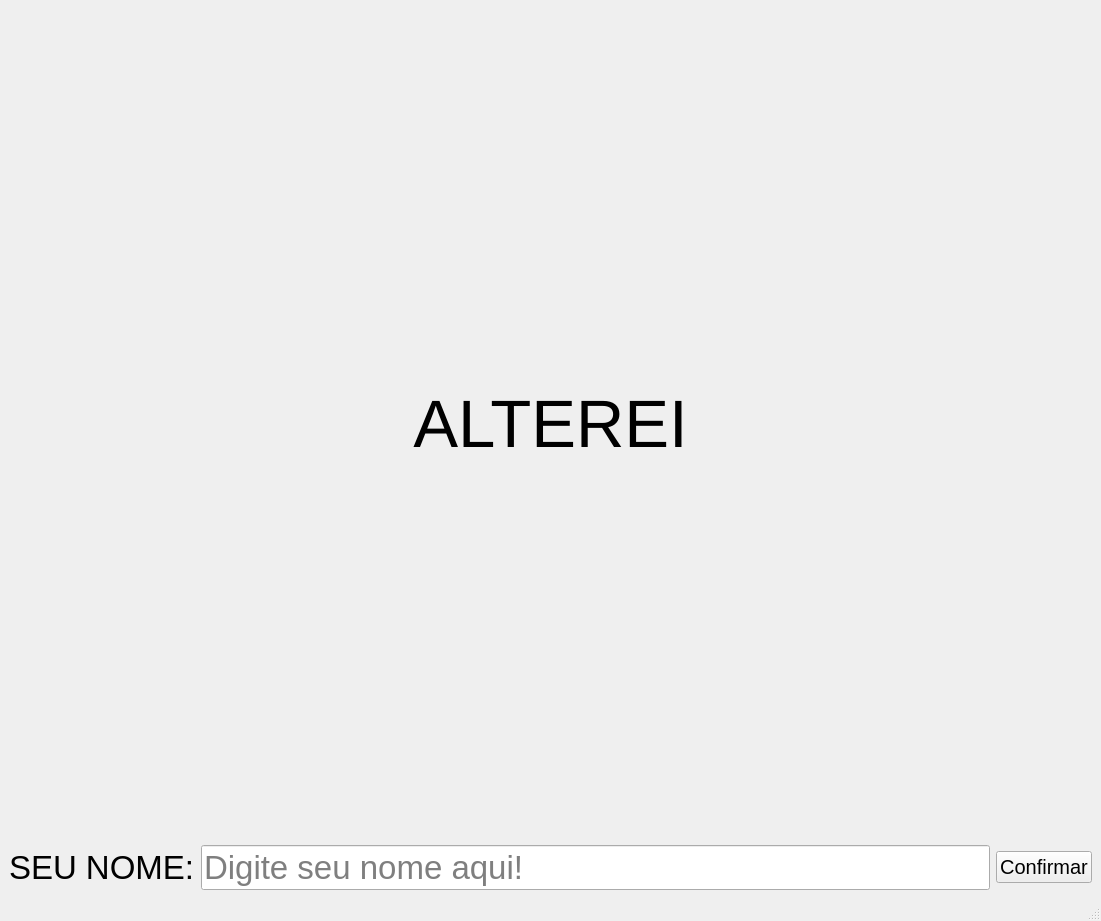
<?xml version="1.0" encoding="UTF-8"?>
<ui version="4.0">
 <class>MainWindow</class>
 <widget class="QMainWindow" name="MainWindow">
  <property name="geometry">
   <rect>
    <x>0</x>
    <y>0</y>
    <width>1101</width>
    <height>921</height>
   </rect>
  </property>
  <property name="windowTitle">
   <string>MainWindow</string>
  </property>
  <widget class="QWidget" name="centralwidget">
   <layout class="QVBoxLayout" name="verticalLayout">
    <item>
     <layout class="QGridLayout" name="gridLayout">
      <item row="0" column="1">
       <widget class="QLabel" name="labelResult">
        <property name="font">
         <font>
          <pointsize>50</pointsize>
         </font>
        </property>
        <property name="text">
         <string>ALTEREI</string>
        </property>
        <property name="alignment">
         <set>Qt::AlignmentFlag::AlignCenter</set>
        </property>
       </widget>
      </item>
      <item row="1" column="1">
       <layout class="QGridLayout" name="gridLayout_2">
        <item row="0" column="2">
         <widget class="QLineEdit" name="inputName">
          <property name="font">
           <font>
            <pointsize>25</pointsize>
           </font>
          </property>
          <property name="placeholderText">
           <string>Digite seu nome aqui!</string>
          </property>
         </widget>
        </item>
        <item row="0" column="1">
         <widget class="QLabel" name="labelName">
          <property name="font">
           <font>
            <pointsize>25</pointsize>
           </font>
          </property>
          <property name="text">
           <string>SEU NOME:</string>
          </property>
         </widget>
        </item>
        <item row="0" column="3">
         <widget class="QPushButton" name="confirmButton">
          <property name="font">
           <font>
            <pointsize>15</pointsize>
           </font>
          </property>
          <property name="text">
           <string>Confirmar</string>
          </property>
         </widget>
        </item>
       </layout>
      </item>
     </layout>
    </item>
   </layout>
  </widget>
  <widget class="QMenuBar" name="menubar">
   <property name="geometry">
    <rect>
     <x>0</x>
     <y>0</y>
     <width>1101</width>
     <height>33</height>
    </rect>
   </property>
  </widget>
  <widget class="QStatusBar" name="statusbar"/>
 </widget>
 <resources/>
 <connections/>
</ui>
